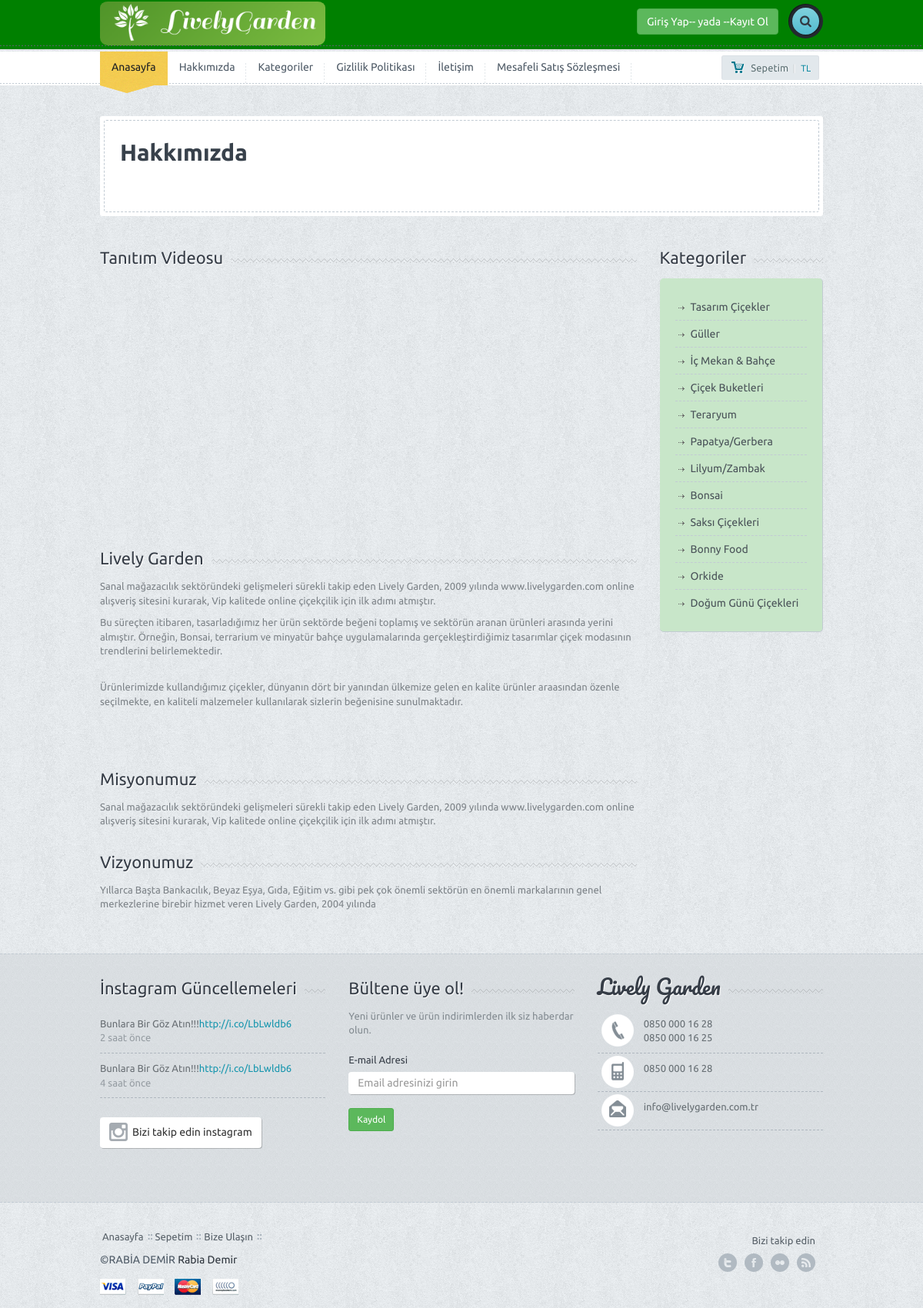
Page /about.php on the committed database.
### tables this page shows
CREATE TABLE `setting` (
  `setting_id` int(11) NOT NULL,
  `setting_logo` varchar(300) NOT NULL,
  `setting_url` varchar(50) NOT NULL,
  `setting_title` varchar(300) NOT NULL,
  `setting_description` varchar(300) NOT NULL,
  `setting_keywords` varchar(50) NOT NULL,
  `setting_author` varchar(250) NOT NULL,
  `setting_phone` varchar(50) NOT NULL,
  `setting_gsm` varchar(50) NOT NULL,
  `setting_fax` varchar(50) NOT NULL,
  `setting_mail` varchar(50) NOT NULL,
  `setting_district` varchar(50) NOT NULL,
  `setting_province` varchar(50) NOT NULL,
  `setting_address` varchar(250) NOT NULL,
  `setting_shift` varchar(250) NOT NULL,
  `setting_maps` varchar(250) NOT NULL,
  `setting_analystic` varchar(250) NOT NULL,
  `setting_zopim` varchar(250) NOT NULL,
  `setting_facebook` varchar(50) NOT NULL,
  `setting_twitter` varchar(50) NOT NULL,
  `setting_google` varchar(50) NOT NULL,
  `setting_youtube` varchar(50) NOT NULL,
  `setting_smtphost` varchar(50) NOT NULL,
  `setting_smtpuser` varchar(50) NOT NULL,
  `setting_smtppassword` varchar(50) NOT NULL,
  `setting_smtpport` varchar(50) NOT NULL,
  `setting_maintenance` enum('0','1') NOT NULL DEFAULT '1'
);

CREATE TABLE `menu` (
  `menu_id` int(11) NOT NULL,
  `menu_top` varchar(50) NOT NULL,
  `menu_name` varchar(50) NOT NULL,
  `menu_detail` text NOT NULL,
  `menu_order` int(2) NOT NULL,
  `menu_url` varchar(250) NOT NULL,
  `menu_status` enum('0','1') NOT NULL,
  `menu_seourl` varchar(250) NOT NULL
);

CREATE TABLE `about` (
  `about_id` int(11) NOT NULL,
  `about_title` varchar(250) NOT NULL,
  `about_description` text NOT NULL,
  `about_video` varchar(100) NOT NULL,
  `about_vision` varchar(1000) NOT NULL,
  `about_mission` varchar(1000) NOT NULL
);

CREATE TABLE `category` (
  `category_id` int(11) NOT NULL,
  `category_name` varchar(100) NOT NULL,
  `category_top` int(2) NOT NULL,
  `category_seourl` varchar(250) NOT NULL,
  `category_order` int(11) NOT NULL,
  `category_status` enum('0','1') NOT NULL
);

### admin/production/function.php (called while the page is built, shortened)
<?php
function seo($str, $options = array())
{
    $str = mb_convert_encoding((string)$str, 'UTF-8', mb_list_encodings());
    $defaults = array(
        'delimiter' => '-',
        'limit' => null,
        'lowercase' => true,
        'replacements' => array(),
        'transliterate' => true
    );
    $options = array_merge($defaults, $options);
    $str = preg_replace(array_keys($options['replacements']), $options['replacements'], $str);
    if ($options['transliterate']) {
        $str = str_replace(array_keys($char_map), $char_map, $str);
    }
    $str = preg_replace('/[^\p{L}\p{Nd}]+/u', $options['delimiter'], $str);
    $str = preg_replace('/(' . preg_quote($options['delimiter'], '/') . '){2,}/', '$1', $str);
    $str = mb_substr($str, 0, ($options['limit'] ? $options['limit'] : mb_strlen($str, 'UTF-8')), 'UTF-8');
    $str = trim($str, $options['delimiter']);
    return $options['lowercase'] ? mb_strtolower($str, 'UTF-8') : $str;
}
?>

### about.php (the view, shortened to what this page needs)
<?php include 'header.php';
include 'admin/operation/connect.php';
$askAbout=$db->prepare("SELECT * FROM about where about_id=:id");
$askAbout->execute(array(
   'id'=>0));
$getAbout=$askAbout->fetch(PDO::FETCH_ASSOC);
?>
	<div  class="container">
		<div   class="row">
			<div  class="col-md-12">
				<div    class="page-title-wrap">
					<div  class="page-title-inner">
					<div class="row">
						<div  class="col-md-4">
							<div  class="bigtitle">Hakkımızda</div>
						</div>
					</div>
					</div>
				</div>
			</div>
		</div>
		<div class="row">
			<div class="col-md-9">
				<div class="title-bg">
					<div class="title">Tanıtım Videosu</div>
				</div>
				<iframe width="560" height="315" src="https://www.youtube.com/embed/<?php  echo $getAbout['about_video'];?>" frameborder="0"></iframe>
				<div class="title-bg">
					<div class="title"><?php echo $getAbout['about_title']; ?></div>
				</div>
				<div class="page-content">
					<p>
					<?php  echo $getAbout['about_description']; ?>
					</p>
				</div>
				<div class="page-content">
					<div class="title-bg">
					<div class="title">Misyonumuz</div>
				</div>
					<p>
					<?php  echo $getAbout['about_mission']; ?>
					</p>
				</div>
				<div class="page-content">
					<div class="title-bg">
					<div class="title">Vizyonumuz</div>
				</div>
					<p>
					<?php  echo $getAbout['about_vision']; ?>
					</p>
				</div>
			</div>
           <?php  include "sidebar.php"; ?>
		</div>
		<div class="spacer"></div>
	</div>
	 <?php include "footer.php"; ?>

### header.php (shortened to what this page needs)
<?php
include 'admin/operation/connect.php';
include 'admin/production/function.php';
$askSetting=$db->prepare("SELECT * FROM setting where setting_id=:id");
$askSetting->execute(array(
   'id'=>0));
$getSetting=$askSetting->fetch(PDO::FETCH_ASSOC);
$askUser=$db->prepare("SELECT * FROM user where user_mail=:mail ");
$askUser->execute(array(
  'mail' => $_SESSION['userUser_mail']
  ));
$getUser=$askUser->fetch(PDO::FETCH_ASSOC);
 ?>
<!DOCTYPE html>
<html lang="en">
  <head>
	<link href='font-awesome\css\font-awesome.css' rel="stylesheet" type="text/css">
    <link href="bootstrap\css\bootstrap.min.css" rel="stylesheet">
	<link rel="stylesheet" href="style.css">
	<link rel="stylesheet" href="css\owl.carousel.css">
	<link rel="stylesheet" href="css\owl.transitions.css">
	<link rel="stylesheet" href="css\owl.carousel.min.js">
  </head>
  <body>
  <div id="wrapper">
	<div style="background:green; "  class="header">
		<div class="container">
			<div class="row">
				<div class="col-xs-6 col-md-4 main-logo">
					<a  href="index.php"><img  src="<?php  echo $getSetting['setting_logo']; ?>" alt="logo" class="logo img-responsive" style= "border-radius: 10px;"></a>
				</div>
				<div    class="col-md-8">
					<div class="pushright">
						<div  class="top">
				<?php
             if (!isset($_SESSION['userUser_mail'])) {?>
             <a href="#" id="reg" class="btn btn-default btn-success">Giriş Yap<span>-- yada --</span>Kayıt Ol</a>
             <?php } else { ?>
             <a  class="btn btn-default btn-success">Hoşgeldin<span>--</span><?php echo $getUser['user_name'] ?></a>
             <?php } ?>
							<div  class="srch-wrap">
								<a href="#" id="srch" class="btn btn-default btn-search "><i class="fa fa-search"></i></a>
							</div>
						</div>
					</div>
				</div>
			</div>
		</div>
		<div class="dashed"></div>
	</div>
	<div class="main-nav">
		<div class="navbar navbar-default navbar-static-top">
  <div class="container">
   <div class="row">
    <div class="col-md-10">
		<div  class="navbar-collapse collapse">
    <ul class="nav navbar-nav">
     <li><a href="index.php"  class="active">Anasayfa</a><div class="curve"></div></li>
     <?php
     $askMenu=$db->prepare("SELECT * FROM menu where menu_status=:status order by menu_order ASC limit 5");
     $askMenu->execute(array(
      'status' => 1
      ));
     while($getMenu=$askMenu->fetch(PDO::FETCH_ASSOC)) {
       ?>
       <li><a href="
        <?php
        if (!empty($getMenu['menu_url'])) {
          echo $getMenu['menu_url'];
        } else {
          echo "page-".seo($getMenu['menu_name']);
        }
        ?>
        "><?php echo $getMenu['menu_name'] ?></a></li>
        <?php } ?>
      </ul>
    </div>
</div>
<div class="col-md-2 machart">
						<button id="popcart" class="btn btn-default btn-chart btn-sm "><span class="mychart">Sepetim</span>|<span class="allprice"><?php  echo $total_price; ?> TL</span></button>
						</div>
</div>
</div>
</div>

### sidebar.php
<div   class="col-md-3">
				<div class="title-bg">
					<div  class="title">Kategoriler</div>
				</div>
				<div style="background: #C8E6C9" class="categorybox">
					<ul>
					<?php
                    $askCategory=$db->prepare("SELECT * FROM category order by category_order ASC  ");
                  $askCategory->execute(array());
					 while($getCategory=$askCategory->fetch(PDO::FETCH_ASSOC)) { ?>
						<li><a href="categories-<?=seo($getCategory['category_name']) ?>"><?php echo $getCategory['category_name']; ?></a></li>
					 <?php  } ?>
					</ul>
				</div>
			</div>

### footer.php (shortened to what this page needs)
<div class="f-widget">
		<div class="container">
			<div class="row">
				<div class="col-md-4">
					<div class="title-widget-bg">
						<div class="title-widget">İnstagram Güncellemeleri</div>
					</div>
					<ul class="tweets">
						<li>Bunlara Bir Göz Atın!!!<a href="#">http://i.co/LbLwldb6 </a>
						<span>2 saat önce</span></li>
						<li>Bunlara Bir Göz Atın!!!<a href="#">http://i.co/LbLwldb6 </a>
						<span>4 saat önce</span></li>
					</ul>
					<a href="#" class="btn btn-default btn-follow"><i class="fa fa-instagram fa-2x"></i><div>Bizi takip edin instagram</div></a>
				</div>
				<div class="col-md-4">
					<div class="title-widget-bg">
						<div class="title-widget">Bültene üye ol!</div>
					</div>
					<div class="newsletter">
						<p>
						Yeni ürünler ve ürün indirimlerden ilk siz haberdar olun.
						</p>
						<form role="form">
							<div class="form-group">
								<label>E-mail Adresi</label>
								<input type="email" class="form-control newstler-input" id="exampleInputEmail1" placeholder="Email adresinizi girin">
								<br>
								<button class="btn btn-default btn-success btn-sm">Kaydol</button>
							</div>
						</form>
					</div>
				</div>
				<div class="col-md-4">
					<div class="title-widget-bg">
						<div class="title-widget-cursive">Lively Garden</div>
					</div>
					<ul class="contact-widget">
						<li class="fphone"><?php echo $getSetting['setting_phone']; ?><br> <?php echo $getSetting['setting_fax']; ?> </li>
						<li class="fmobile"><?php  echo $getSetting['setting_gsm']?></li>
						<li class="fmail lastone"><?php  echo $getSetting['setting_mail']?></li>
					</ul>
				</div>
			</div>
			<div class="spacer"></div>
		</div>
	</div>
	<div class="footer">
		<div class="container">
			<div class="row">
				<div class="col-md-9">
					<ul class="footermenu">
						<li><a href="index.php">Anasayfa</a></li>
						<li><a href="cart.php">Sepetim</a></li>
						<li><a href="contact.php">Bize Ulaşın</a></li>
					</ul>
					<div class="f-credit">&copy;<?php echo $getSetting['setting_author']; ?> <a href="https://www.linkedin.com/in/rabiademirr/">Rabia Demir</a></div>
					<a href=""><div class="payment visa"></div></a>
					<a href=""><div class="payment paypal"></div></a>
					<a href=""><div class="payment mc"></div></a>
					<a href=""><div class="payment nh"></div></a>
				</div>
				<div class="col-md-3">
					<div class="followon">Bizi takip edin</div>
					<div class="fsoc">
						<a href="http://<?php echo $getSetting['setting_twitter'];  ?>" class="ftwitter">twitter</a>
						<a href="http://<?php echo $getSetting['setting_facebook'];  ?>" class="ffacebook">facebook</a>
                        <a href="http://<?php echo $getSetting['setting_youtube'];  ?>" class="fflickr">youtube</a>
						<a href="http://<?php echo $getSetting['setting_google'];  ?>" class="ffeed">Google</a>
					</div>
					<div class="clearfix"></div>
				</div>
			</div>
		</div>
	</div>
	</div>
  </body>
</html>

### rows in the picture
setting: setting_logo (picture), setting_phone "0850 000 16 28", setting_fax "0850 000 16 25", setting_gsm "0850 000 16 28", setting_mail "info@livelygarden.com.tr", setting_author "RABİA DEMİR"
menu: menu_name "Hakkımızda"
menu: menu_name "Kategoriler"
menu: menu_name "Gizlilik Politikası"
menu: menu_name "İletişim"
menu: menu_name "Mesafeli Satış Sözleşmesi"
about: about_title "Lively Garden", about_description "Sanal mağazacılık sektöründeki gelişmeleri sürekli takip eden Lively Garden, 2009 yılında www.livelygarden.com online alışveriş sitesini kurarak, Vip kalitede online çiçekçilik için ilk adımı atmıştır. Bu süreçten itibaren, tasarladığımız her ürün sektörde beğeni toplamış ve sektörün aranan ürünleri arasında yerini almıştır. Örneğin, Bonsai, terrarium ve minyatür bahçe uygulamalarında gerçekleştirdiğimiz tasarımlar çiçek modasının trendlerini belirlemektedir. Ürünlerimizde kullandığımız çiçekler, dünyanın dört bir yanından ülkemize gelen en kalite ürünler araasından özenle seçilmekte, en kaliteli malzemeler kullanılarak sizlerin beğenisine sunulmaktadır.", about_mission "Sanal mağazacılık sektöründeki gelişmeleri sürekli takip eden Lively Garden, 2009 yılında www.livelygarden.com online alışveriş sitesini kurarak, Vip kalitede online çiçekçilik için ilk adımı atmıştır.", about_vision "Yıllarca Başta Bankacılık, Beyaz Eşya, Gıda, Eğitim vs. gibi pek çok önemli sektörün en önemli markalarının genel merkezlerine birebir hizmet veren Lively Garden, 2004 yılında"
category: category_name "Tasarım Çiçekler"
category: category_name "Güller"
category: category_name "İç Mekan & Bahçe"
category: category_name "Çiçek Buketleri"
category: category_name "Teraryum"
category: category_name "Papatya/Gerbera"
category: category_name "Lilyum/Zambak"
category: category_name "Bonsai"
category: category_name "Saksı Çiçekleri"
category: category_name "Bonny Food"
category: category_name "Orkide"
category: category_name "Doğum Günü Çiçekleri"
